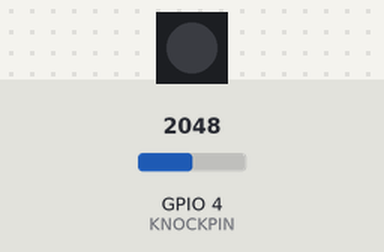
A sketch run on a simulated ESP32. Parts: 1 RGB LEDs in strip order, left to right. The test bench sets the inputs (shaded band); at power-on: GPIO 4 (KNOCKPIN) = 2048. Dim RGB values are drawn brighter than linear; WiFi joins after 1.5 s; servers stay silent unless stated; no MQTT or app messages arrive unless stated; not simulated (calls return 0 or success): secrets.h.

Above: at 0.1 s.
At 2.7 s:
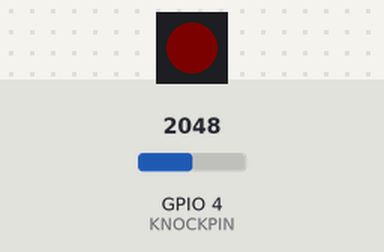
2.8 s: GPIO 4 (KNOCKPIN) set to 1960
At 2.87 s:
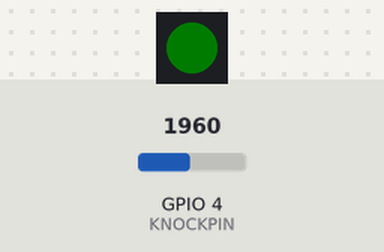
Timing chart, 0 to 5.8 s (numbered marks = the images above; inputs shaded):
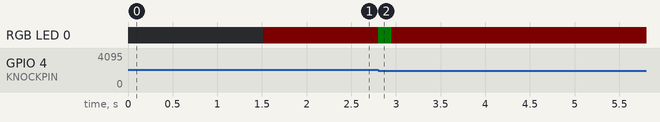

The sketch:

knock-sensor.ino
```cpp
#include <WiFi.h>
#include <PubSubClient.h>
#include <Adafruit_NeoPixel.h>
#include <ArduinoOTA.h>
#include "secrets.h"

// // MQTT settings
const unsigned long   PUBLISH_DELAY   = 1000;
const char*           DEVICE_ID       = "things_esp32_knocks";
const char*           EVENT_TOPIC     = "homeassistant/event/knock-alert";
WiFiClient espClient;
PubSubClient client(espClient);

// Knocks
const int             KNOCKPIN        = 4;
const unsigned long   MIN_GAP         = 150;
float                 baseline        = 0;
float                 envelope        = 0;
unsigned long         lastKnockTime   = 0;
bool                  isKnocking      = false;
int                   knockCount      = 0;

Adafruit_NeoPixel pixels(1, 10, NEO_GRB + NEO_KHZ800);
enum ColorChoice{
  GREEN,
  RED,
  BLUE
};
uint32_t colors[] = {
  pixels.Color(20,0,0),
  pixels.Color(0,20,0),
  pixels.Color(0,0,20)
};

void loop(){
  ArduinoOTA.handle();
  if(!client.connected())reconnect();
  client.loop();
  int sensorReading = analogRead(KNOCKPIN);
  unsigned long now = millis();
  baseline          = baseline * 0.999 + sensorReading * 0.001;
  float signal      = abs(sensorReading - baseline);
  envelope          = envelope * 0.7 + signal * 0.3;
  // Set envelope sensitivity here:
  if(envelope > 7 && !isKnocking && (now - lastKnockTime > MIN_GAP)){
    isKnocking = true;
    knockCount++;
    lastKnockTime = now;
    set_led(RED);
  }
  if(isKnocking && envelope < 6)    isKnocking = false;
  if(now - lastKnockTime > MIN_GAP) set_led(GREEN);
  if(knockCount > 0 && (now - lastKnockTime > PUBLISH_DELAY)){
    String payload =  "{"
                      "\"event\": \"knock-alert\","
                      "\"knocks\": " + String(knockCount) + ","
                      "\"device\": \"" + String(DEVICE_ID) + "\""
                      "}";
    client.publish(EVENT_TOPIC, payload.c_str(), false);
    knockCount = 0;
  }
}

void setup(){
  setup_wifi();
  client.setServer(MQTT_SERVER, 1883);
  pixels.begin();
  pixels.setBrightness(50);
  set_led(GREEN);
  for(int i=0; i<100; i++) baseline = baseline * 0.9 + analogRead(KNOCKPIN) * 0.1;
  ArduinoOTA.onStart([](){
    String type = (ArduinoOTA.getCommand() == U_FLASH) ? "sketch" : "filesystem";
  });
  ArduinoOTA.begin();
}

void setup_wifi(){
  WiFi.begin(SSID, PASSWORD);
  while(WiFi.status() != WL_CONNECTED) delay(500);
}

void reconnect(){
  static unsigned long lastAttempt  = 0;
  unsigned long now                 = millis();
  if(client.connected())            return;
  if(now - lastAttempt < 2000)      return;
  lastAttempt                       = now;
  client.connect(DEVICE_ID, MQTT_USER, MQTT_PASS);
}

void set_led(ColorChoice color){
  pixels.setPixelColor(0, colors[color]);
  pixels.show();
}
```

Measured:
- after the input at 2.8 s, RGB LED 0: RGB(3, 0, 0) → RGB(0, 3, 0) at once, → RGB(3, 0, 0) 0.15 s later
